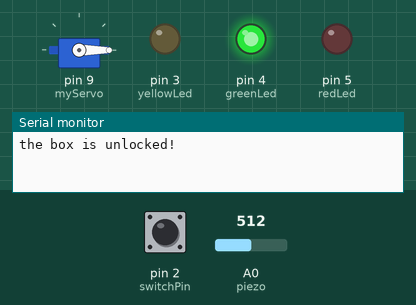
This sketch was run on a simulated Arduino Uno, built with avr-gcc and run on an emulated ATmega328P. On the bench: servo, output pins drawn as LEDs (lit = HIGH), the last lines printed to the serial monitor. Inputs (shaded band) come from the test bench; at power-on: pin 2 (switchPin) LOW, A0 (piezo) = 512.

Above: at 1.2 s.
1.3 s: pin 2 (switchPin) pulled HIGH for 0.15 s
At 1.7 s:
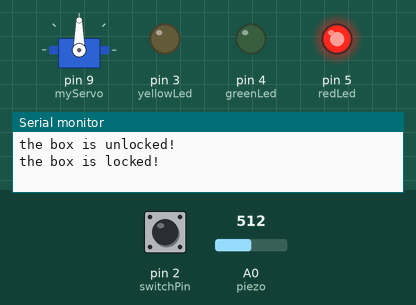
Timing chart, 0 to 4.3 s (numbered marks = the images above; inputs shaded):
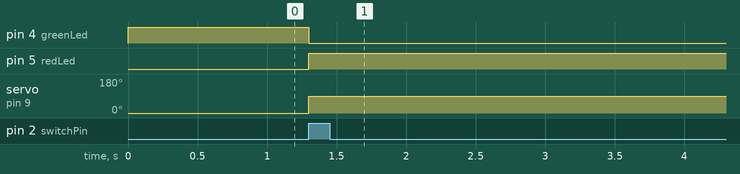

The sketch:

p12_KnockLock.ino
```cpp
/*
  Arduino Starter Kit example
 Project 12  - Knock Lock

 This sketch is written to accompany Project 12 in the
 Arduino Starter Kit

 Parts required:
 1 Megohm resistor
 10 kilohm resistor
 three 220 ohm resistors
 piezo
 servo motor
 push button
 one red LED
 one yellow LED
 one green LED
 100 uF capacitor

 Created 18 September 2012
 by Scott Fitzgerald
 Thanks to Federico Vanzati for improvements

 http://arduino.cc/starterKit

 This example code is part of the public domain
 */

// import the library
#include <Servo.h>
// create an instance of the servo library
Servo myServo;

const int piezo = A0;      // pin the piezo is attached to
const int switchPin = 2;    // pin the switch is attached to
const int yellowLed = 3;    // pin the yellow LED is attached to
const int greenLed = 4;    // pin the green LED is attached to
const int redLed = 5;   // pin the red LED is attached to

// variable for the piezo value
int knockVal;
// variable for the switch value
int switchVal;

// variables for the high and low limits of the knock value
const int quietKnock = 10;
const int loudKnock = 100;

// variable to indicate if locked or not
boolean locked = false;
// how many valid knocks you've received
int numberOfKnocks = 0;

void setup() {
  // attach the servo to pin 9
  myServo.attach(9);

  // make the LED pins outputs
  pinMode(yellowLed, OUTPUT);
  pinMode(redLed, OUTPUT);
  pinMode(greenLed, OUTPUT);

  // set the switch pin as an input
  pinMode(switchPin, INPUT);

  // start serial communication for debugging
  Serial.begin(9600);

  // turn the green LED on
  digitalWrite(greenLed, HIGH);

  // move the servo to the unlocked position
  myServo.write(0);

  // print status to the serial monitor
  Serial.println("the box is unlocked!");
}

void loop() {

  // if the box is unlocked
  if (locked == false) {

    // read the value of the switch pin
    switchVal = digitalRead(switchPin);

    // if the button is pressed, lock the box
    if (switchVal == HIGH) {
      // set the locked variable to "true"
      locked = true;

      // change the status LEDs
      digitalWrite(greenLed, LOW);
      digitalWrite(redLed, HIGH);

      // move the servo to the locked position
      myServo.write(90);

      // print out status
      Serial.println("the box is locked!");

      // wait for the servo to move into position
      delay (1000);
    }
  }

  // if the box is locked
  if (locked == true) {

    // check the value of the piezo
    knockVal = analogRead(piezo);

    // if there are not enough valid knocks
    if (numberOfKnocks < 3 && knockVal > 0) {

      // check to see if the knock is in range
      if (checkForKnock(knockVal) == true) {

        // increment the number of valid knocks
        numberOfKnocks++;
      }

      // print status of knocks
      Serial.print(3 - numberOfKnocks);
      Serial.println(" more knocks to go");
    }

    // if there are three knocks
    if (numberOfKnocks >= 3) {
      // unlock the box
      locked = false;

      // move the servo to the unlocked position
      myServo.write(0);

      // wait for it to move
      delay(20);

      // change status LEDs
      digitalWrite(greenLed, HIGH);
      digitalWrite(redLed, LOW);
      Serial.println("the box is unlocked!");
    }
  }
}

// this function checks to see if a
// detected knock is within max and min range
boolean checkForKnock(int value) {
  // if the value of the knock is greater than
  // the minimum, and larger than the maximum
  if (value > quietKnock && value < loudKnock) {
    // turn the status LED on
    digitalWrite(yellowLed, HIGH);
    delay(50);
    digitalWrite(yellowLed, LOW);
    // print out the status
    Serial.print("Valid knock of value ");
    Serial.println(value);
    // return true
    return true;
  }
  // if the knock is not within range
  else {
    // print status
    Serial.print("Bad knock value ");
    Serial.println(value);
    // return false
    return false;
  }
}
```

Measured:
- after the input at 1.3 s, pin 4 (greenLed): HIGH → LOW at once; pin 5 (redLed): LOW → HIGH at once; servo on pin 9 (myServo): 0° → 90° at once
